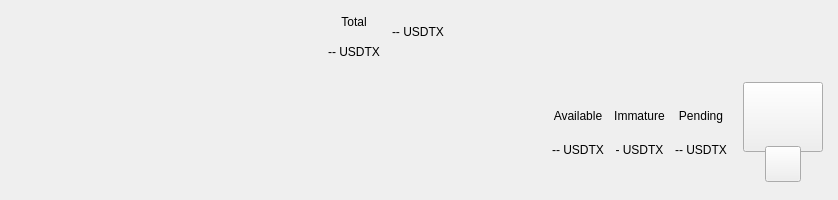
<?xml version="1.0" encoding="UTF-8"?>
<ui version="4.0">
 <class>TopBar</class>
 <widget class="QWidget" name="TopBar">
  <property name="geometry">
   <rect>
    <x>0</x>
    <y>0</y>
    <width>838</width>
    <height>200</height>
   </rect>
  </property>
  <property name="minimumSize">
   <size>
    <width>0</width>
    <height>200</height>
   </size>
  </property>
  <property name="maximumSize">
   <size>
    <width>16777215</width>
    <height>200</height>
   </size>
  </property>
  <property name="windowTitle">
   <string>Form</string>
  </property>
  <layout class="QVBoxLayout" name="verticalLayout_10" stretch="0">
   <property name="spacing">
    <number>0</number>
   </property>
   <property name="leftMargin">
    <number>0</number>
   </property>
   <property name="topMargin">
    <number>0</number>
   </property>
   <property name="rightMargin">
    <number>0</number>
   </property>
   <property name="bottomMargin">
    <number>0</number>
   </property>
   <item>
    <widget class="PFBorderImage" name="containerTop">
     <layout class="QVBoxLayout" name="verticalLayout_11">
      <property name="spacing">
       <number>0</number>
      </property>
      <property name="leftMargin">
       <number>0</number>
      </property>
      <property name="topMargin">
       <number>0</number>
      </property>
      <property name="rightMargin">
       <number>0</number>
      </property>
      <property name="bottomMargin">
       <number>0</number>
      </property>
      <item>
       <widget class="QWidget" name="top_container_2" native="true">
        <property name="minimumSize">
         <size>
          <width>0</width>
          <height>65</height>
         </size>
        </property>
        <layout class="QHBoxLayout" name="top_container">
         <property name="spacing">
          <number>0</number>
         </property>
         <property name="leftMargin">
          <number>10</number>
         </property>
         <property name="topMargin">
          <number>0</number>
         </property>
         <property name="rightMargin">
          <number>10</number>
         </property>
         <property name="bottomMargin">
          <number>0</number>
         </property>
         <item>
          <spacer name="horizontalSpacer">
           <property name="orientation">
            <enum>Qt::Horizontal</enum>
           </property>
           <property name="sizeHint" stdset="0">
            <size>
             <width>40</width>
             <height>20</height>
            </size>
           </property>
          </spacer>
         </item>
         <item>
          <layout class="QHBoxLayout" name="horizontalLayout_4">
           <property name="spacing">
            <number>12</number>
           </property>
           <property name="rightMargin">
            <number>0</number>
           </property>
           <item>
            <widget class="QWidget" name="widgetAmount" native="true">
             <layout class="QVBoxLayout" name="verticalLayout_2">
              <property name="spacing">
               <number>2</number>
              </property>
              <property name="leftMargin">
               <number>0</number>
              </property>
              <property name="topMargin">
               <number>8</number>
              </property>
              <property name="rightMargin">
               <number>0</number>
              </property>
              <property name="bottomMargin">
               <number>0</number>
              </property>
              <item>
               <widget class="QLabel" name="labelTitle1">
                <property name="text">
                 <string>Total</string>
                </property>
                <property name="alignment">
                 <set>Qt::AlignCenter</set>
                </property>
               </widget>
              </item>
              <item>
               <widget class="QLabel" name="labelAmountPiv">
                <property name="text">
                 <string notr="true">-- USDTX</string>
                </property>
                <property name="alignment">
                 <set>Qt::AlignCenter</set>
                </property>
               </widget>
              </item>
             </layout>
            </widget>
           </item>
           <item alignment="Qt::AlignVCenter">
            <widget class="QWidget" name="widgetTopAmount" native="true">
             <property name="sizePolicy">
              <sizepolicy hsizetype="Preferred" vsizetype="Maximum">
               <horstretch>0</horstretch>
               <verstretch>0</verstretch>
              </sizepolicy>
             </property>
             <layout class="QHBoxLayout" name="horizontalLayout_5">
              <property name="spacing">
               <number>0</number>
              </property>
              <property name="leftMargin">
               <number>0</number>
              </property>
              <property name="topMargin">
               <number>0</number>
              </property>
              <property name="rightMargin">
               <number>0</number>
              </property>
              <property name="bottomMargin">
               <number>0</number>
              </property>
              <item alignment="Qt::AlignTop">
               <widget class="QLabel" name="labelAmountTopPiv">
                <property name="minimumSize">
                 <size>
                  <width>0</width>
                  <height>36</height>
                 </size>
                </property>
                <property name="styleSheet">
                 <string notr="true">padding:0px;margin:0px;</string>
                </property>
                <property name="text">
                 <string notr="true">-- USDTX</string>
                </property>
               </widget>
              </item>
             </layout>
            </widget>
           </item>
           <item alignment="Qt::AlignRight">
            <widget class="QWidget" name="layoutSync" native="true">
             <property name="minimumSize">
              <size>
               <width>0</width>
               <height>36</height>
              </size>
             </property>
             <property name="maximumSize">
              <size>
               <width>16777215</width>
               <height>36</height>
              </size>
             </property>
             <layout class="QVBoxLayout" name="verticalLayout_9">
              <property name="leftMargin">
               <number>0</number>
              </property>
              <property name="topMargin">
               <number>0</number>
              </property>
              <property name="rightMargin">
               <number>0</number>
              </property>
              <property name="bottomMargin">
               <number>0</number>
              </property>
              <item>
               <widget class="ExpandableButton" name="pushButtonSync" native="true">
                <property name="minimumSize">
                 <size>
                  <width>36</width>
                  <height>36</height>
                 </size>
                </property>
                <property name="maximumSize">
                 <size>
                  <width>16777215</width>
                  <height>36</height>
                 </size>
                </property>
               </widget>
              </item>
             </layout>
            </widget>
           </item>
           <item>
            <widget class="ExpandableButton" name="pushButtonHDUpgrade" native="true">
             <property name="minimumSize">
              <size>
               <width>36</width>
               <height>36</height>
              </size>
             </property>
             <property name="maximumSize">
              <size>
               <width>16777215</width>
               <height>36</height>
              </size>
             </property>
            </widget>
           </item>
           <item>
            <widget class="ExpandableButton" name="pushButtonStack" native="true">
             <property name="minimumSize">
              <size>
               <width>36</width>
               <height>36</height>
              </size>
             </property>
             <property name="maximumSize">
              <size>
               <width>16777215</width>
               <height>36</height>
              </size>
             </property>
            </widget>
           </item>
           <item>
            <widget class="ExpandableButton" name="pushButtonConf" native="true">
             <property name="minimumSize">
              <size>
               <width>36</width>
               <height>36</height>
              </size>
             </property>
             <property name="maximumSize">
              <size>
               <width>16777215</width>
               <height>36</height>
              </size>
             </property>
            </widget>
           </item>
           <item>
            <widget class="ExpandableButton" name="pushButtonConsole" native="true">
             <property name="minimumSize">
              <size>
               <width>36</width>
               <height>36</height>
              </size>
             </property>
             <property name="maximumSize">
              <size>
               <width>16777215</width>
               <height>36</height>
              </size>
             </property>
            </widget>
           </item>
           <item>
            <widget class="ExpandableButton" name="pushButtonConnection" native="true">
             <property name="minimumSize">
              <size>
               <width>36</width>
               <height>36</height>
              </size>
             </property>
             <property name="maximumSize">
              <size>
               <width>16777215</width>
               <height>36</height>
              </size>
             </property>
            </widget>
           </item>
           <item>
            <widget class="ExpandableButton" name="pushButtonTor" native="true">
             <property name="minimumSize">
              <size>
               <width>36</width>
               <height>36</height>
              </size>
             </property>
             <property name="maximumSize">
              <size>
               <width>16777215</width>
               <height>36</height>
              </size>
             </property>
            </widget>
           </item>
           <item>
            <widget class="ExpandableButton" name="pushButtonLock" native="true">
             <property name="sizePolicy">
              <sizepolicy hsizetype="Expanding" vsizetype="Expanding">
               <horstretch>0</horstretch>
               <verstretch>0</verstretch>
              </sizepolicy>
             </property>
             <property name="minimumSize">
              <size>
               <width>36</width>
               <height>0</height>
              </size>
             </property>
             <property name="maximumSize">
              <size>
               <width>16777215</width>
               <height>36</height>
              </size>
             </property>
            </widget>
           </item>
          </layout>
         </item>
        </layout>
       </widget>
      </item>
      <item>
       <widget class="QWidget" name="bottom_container" native="true">
        <property name="minimumSize">
         <size>
          <width>0</width>
          <height>135</height>
         </size>
        </property>
        <layout class="QHBoxLayout" name="botton_container">
         <property name="leftMargin">
          <number>10</number>
         </property>
         <property name="topMargin">
          <number>0</number>
         </property>
         <property name="rightMargin">
          <number>10</number>
         </property>
         <property name="bottomMargin">
          <number>10</number>
         </property>
         <item>
          <spacer name="horizontalSpacer_2">
           <property name="orientation">
            <enum>Qt::Horizontal</enum>
           </property>
           <property name="sizeHint" stdset="0">
            <size>
             <width>40</width>
             <height>20</height>
            </size>
           </property>
          </spacer>
         </item>
         <item>
          <layout class="QHBoxLayout" name="horizontalLayout_3">
           <property name="spacing">
            <number>0</number>
           </property>
           <property name="bottomMargin">
            <number>9</number>
           </property>
           <item>
            <layout class="QVBoxLayout" name="verticalLayout_7">
             <property name="spacing">
              <number>0</number>
             </property>
             <property name="leftMargin">
              <number>0</number>
             </property>
             <property name="rightMargin">
              <number>0</number>
             </property>
             <item>
              <layout class="QHBoxLayout" name="horizontalLayout_2">
               <property name="spacing">
                <number>0</number>
               </property>
               <item>
                <layout class="QVBoxLayout" name="verticalLayout_6">
                 <property name="spacing">
                  <number>0</number>
                 </property>
                 <property name="leftMargin">
                  <number>5</number>
                 </property>
                 <property name="topMargin">
                  <number>5</number>
                 </property>
                 <property name="rightMargin">
                  <number>5</number>
                 </property>
                 <property name="bottomMargin">
                  <number>5</number>
                 </property>
                 <item>
                  <widget class="QLabel" name="labelTitle5">
                   <property name="text">
                    <string>Available</string>
                   </property>
                   <property name="alignment">
                    <set>Qt::AlignBottom|Qt::AlignHCenter</set>
                   </property>
                  </widget>
                 </item>
                 <item>
                  <widget class="QLabel" name="labelAvailablePiv">
                   <property name="text">
                    <string>-- USDTX</string>
                   </property>
                   <property name="alignment">
                    <set>Qt::AlignCenter</set>
                   </property>
                  </widget>
                 </item>
                </layout>
               </item>
               <item>
                <layout class="QVBoxLayout" name="verticalLayout_5">
                 <property name="spacing">
                  <number>0</number>
                 </property>
                 <property name="leftMargin">
                  <number>5</number>
                 </property>
                 <property name="topMargin">
                  <number>5</number>
                 </property>
                 <property name="rightMargin">
                  <number>5</number>
                 </property>
                 <property name="bottomMargin">
                  <number>5</number>
                 </property>
                 <item>
                  <widget class="QLabel" name="labelTitle4">
                   <property name="text">
                    <string>Immature</string>
                   </property>
                   <property name="alignment">
                    <set>Qt::AlignBottom|Qt::AlignHCenter</set>
                   </property>
                  </widget>
                 </item>
                 <item>
                  <widget class="QLabel" name="labelImmaturePiv">
                   <property name="text">
                    <string notr="true">- USDTX</string>
                   </property>
                   <property name="alignment">
                    <set>Qt::AlignCenter</set>
                   </property>
                  </widget>
                 </item>
                </layout>
               </item>
               <item>
                <layout class="QVBoxLayout" name="verticalLayout_8">
                 <property name="spacing">
                  <number>0</number>
                 </property>
                 <property name="leftMargin">
                  <number>5</number>
                 </property>
                 <property name="topMargin">
                  <number>5</number>
                 </property>
                 <property name="rightMargin">
                  <number>5</number>
                 </property>
                 <property name="bottomMargin">
                  <number>5</number>
                 </property>
                 <item>
                  <widget class="QLabel" name="labelTitle3">
                   <property name="text">
                    <string>Pending</string>
                   </property>
                   <property name="alignment">
                    <set>Qt::AlignBottom|Qt::AlignHCenter</set>
                   </property>
                  </widget>
                 </item>
                 <item>
                  <widget class="QLabel" name="labelPendingPiv">
                   <property name="text">
                    <string notr="true">-- USDTX</string>
                   </property>
                   <property name="alignment">
                    <set>Qt::AlignCenter</set>
                   </property>
                  </widget>
                 </item>
                </layout>
               </item>
              </layout>
             </item>
            </layout>
           </item>
          </layout>
         </item>
         <item>
          <layout class="QHBoxLayout" name="horizontalLayout_6">
           <property name="spacing">
            <number>0</number>
           </property>
           <property name="rightMargin">
            <number>0</number>
           </property>
           <property name="bottomMargin">
            <number>9</number>
           </property>
          </layout>
         </item>
         <item>
          <widget class="QWidget" name="qrContainer" native="true">
           <property name="sizePolicy">
            <sizepolicy hsizetype="Preferred" vsizetype="Minimum">
             <horstretch>0</horstretch>
             <verstretch>0</verstretch>
            </sizepolicy>
           </property>
           <property name="minimumSize">
            <size>
             <width>90</width>
             <height>110</height>
            </size>
           </property>
           <property name="maximumSize">
            <size>
             <width>90</width>
             <height>110</height>
            </size>
           </property>
           <layout class="QVBoxLayout" name="containerQR">
            <property name="spacing">
             <number>0</number>
            </property>
            <property name="leftMargin">
             <number>5</number>
            </property>
            <property name="topMargin">
             <number>10</number>
            </property>
            <property name="rightMargin">
             <number>5</number>
            </property>
            <property name="bottomMargin">
             <number>0</number>
            </property>
            <item>
             <widget class="QPushButton" name="btnQr">
              <property name="minimumSize">
               <size>
                <width>70</width>
                <height>70</height>
               </size>
              </property>
              <property name="maximumSize">
               <size>
                <width>16777215</width>
                <height>70</height>
               </size>
              </property>
              <property name="focusPolicy">
               <enum>Qt::NoFocus</enum>
              </property>
              <property name="text">
               <string/>
              </property>
              <property name="iconSize">
               <size>
                <width>70</width>
                <height>70</height>
               </size>
              </property>
             </widget>
            </item>
            <item>
             <spacer name="verticalSpacer">
              <property name="orientation">
               <enum>Qt::Vertical</enum>
              </property>
              <property name="sizeType">
               <enum>QSizePolicy::Fixed</enum>
              </property>
              <property name="sizeHint" stdset="0">
               <size>
                <width>20</width>
                <height>20</height>
               </size>
              </property>
             </spacer>
            </item>
            <item alignment="Qt::AlignHCenter|Qt::AlignBottom">
             <widget class="QPushButton" name="pushButtonQR">
              <property name="minimumSize">
               <size>
                <width>36</width>
                <height>36</height>
               </size>
              </property>
              <property name="maximumSize">
               <size>
                <width>36</width>
                <height>36</height>
               </size>
              </property>
              <property name="focusPolicy">
               <enum>Qt::NoFocus</enum>
              </property>
              <property name="text">
               <string/>
              </property>
             </widget>
            </item>
           </layout>
          </widget>
         </item>
        </layout>
       </widget>
      </item>
     </layout>
    </widget>
   </item>
  </layout>
 </widget>
 <customwidgets>
  <customwidget>
   <class>PFBorderImage</class>
   <extends>QFrame</extends>
   <header>qt/tecsatether/pfborderimage.h</header>
   <container>1</container>
  </customwidget>
  <customwidget>
   <class>ExpandableButton</class>
   <extends>QWidget</extends>
   <header>qt/tecsatether/expandablebutton.h</header>
   <container>1</container>
  </customwidget>
 </customwidgets>
 <resources/>
 <connections/>
</ui>
